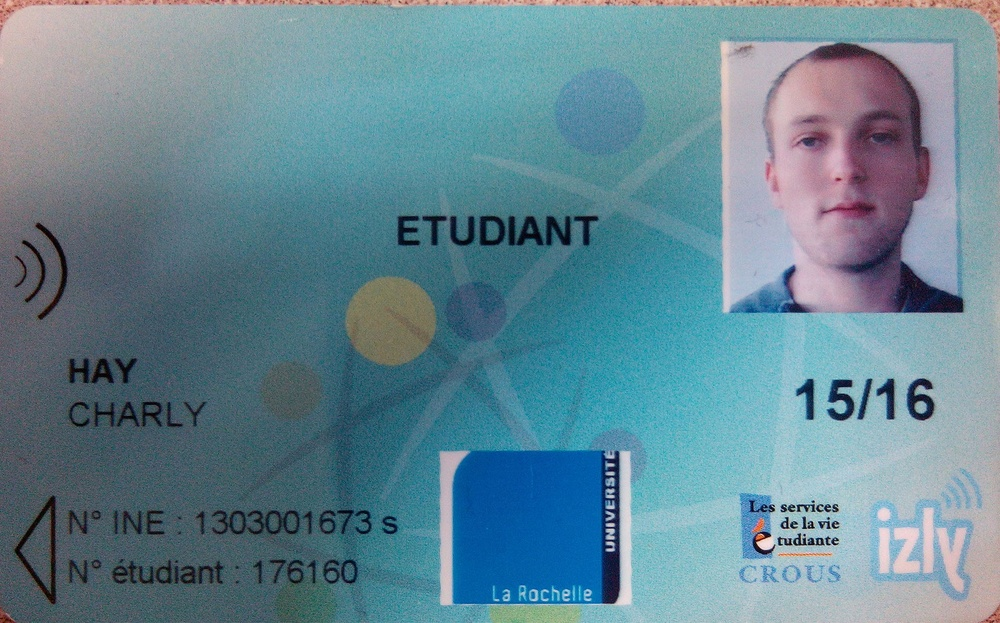
#> input picture Images/Base/CE3.jpg, 1000 x 623 px, shrunk from 1920 x 1197 before the run
$ python Gaussian.py
#> lines starting #> are read from the running program, lines starting #| are printed output that depends on the picture
import cv2
import numpy as np

# Retourne une image binariser - methode utilisee : Otsu
def getNBImage(img):
	img = cv2.cvtColor(img, cv2.COLOR_BGR2GRAY)
	img = img.astype(np.uint8)
	ret, thresh = cv2.threshold(img,0,255,cv2.THRESH_BINARY_INV+cv2.THRESH_OTSU)
	NBimage = np.invert(thresh)
	return NBimage


img = cv2.imread('Images/Base/CE3.jpg')
#> img is the input picture: shape (623, 1000, 3); mean B, G, R 147.1, 134.3, 101.8
kernel = np.ones((5,5), np.uint8)

# img_erosion = cv2.erode(img, kernel, iterations=1)
img_dilation = cv2.dilate(img, kernel, iterations=1)
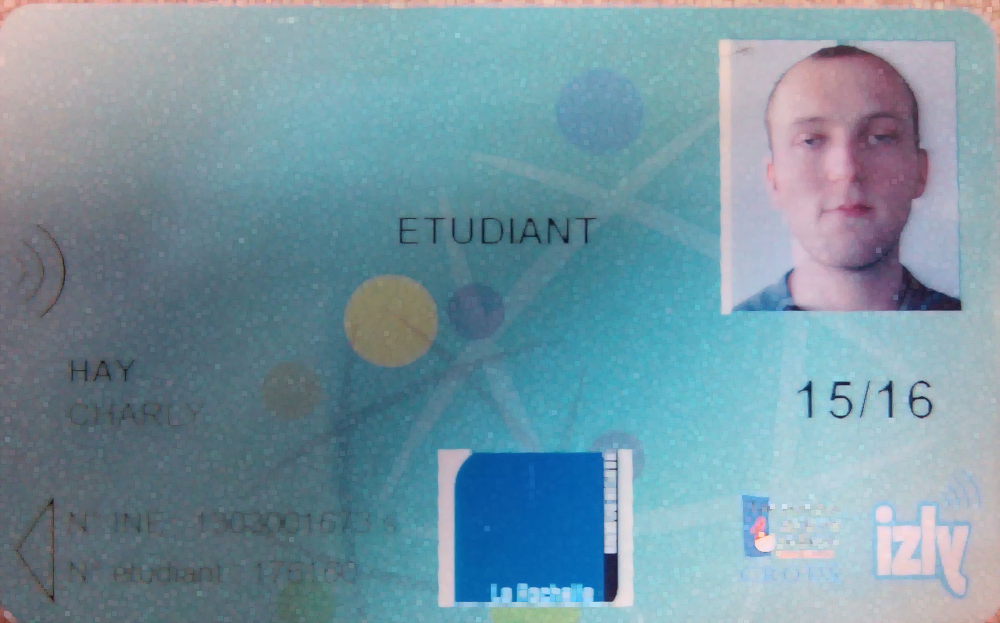
#> img_dilation: shape (623, 1000, 3); mean B, G, R 161.7, 148.9, 118.3
img_erosion = cv2.erode(img_dilation, kernel, iterations=1)
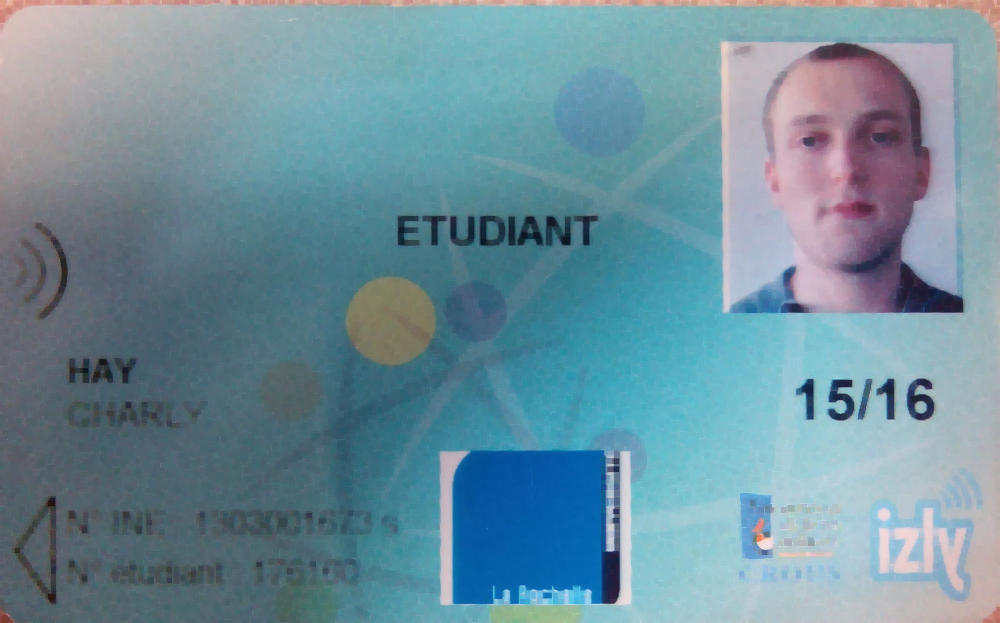
#> img_erosion: shape (623, 1000, 3); mean B, G, R 155.9, 143.1, 110.6


cv2.imshow('Input', img)
cv2.imshow('Erosion', img_erosion)
# cv2.imshow('Dilation', img_dilation)
cv2.waitKey(0)

# [24 lines of commented-out code are left out]

$ run again, with Images/Base/CE2.jpg copied over Images/Base/CE3.jpg
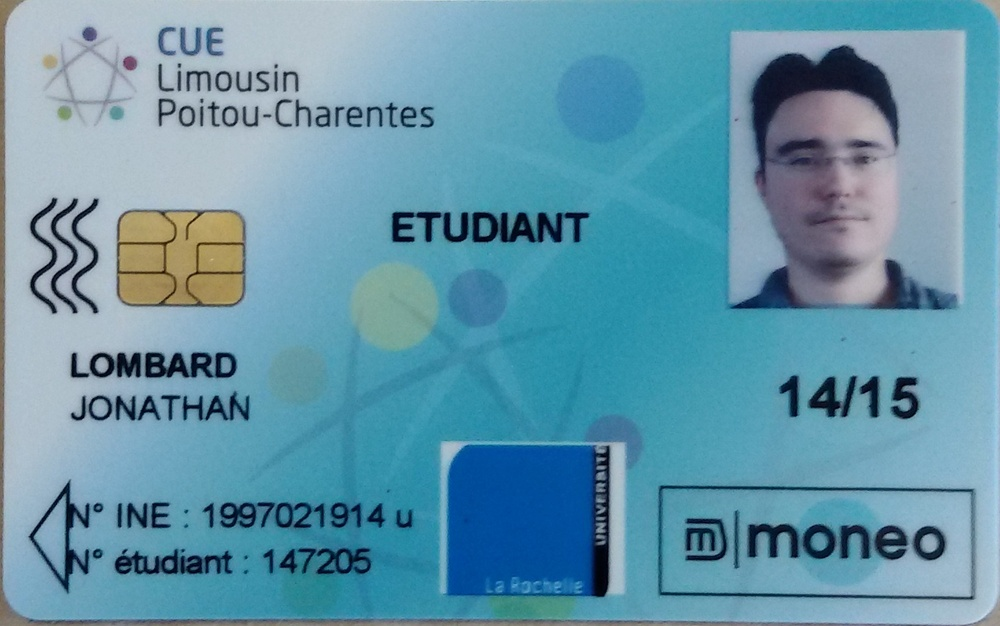
#> input picture Images/Base/CE2.jpg, 1000 x 626 px, shrunk from 1456 x 912 before the run
#> img is the input picture: shape (626, 1000, 3); mean B, G, R 169.4, 149.5, 99.6
#> `img_dilation = cv2.dilate(img, kernel, iterations=1)`:
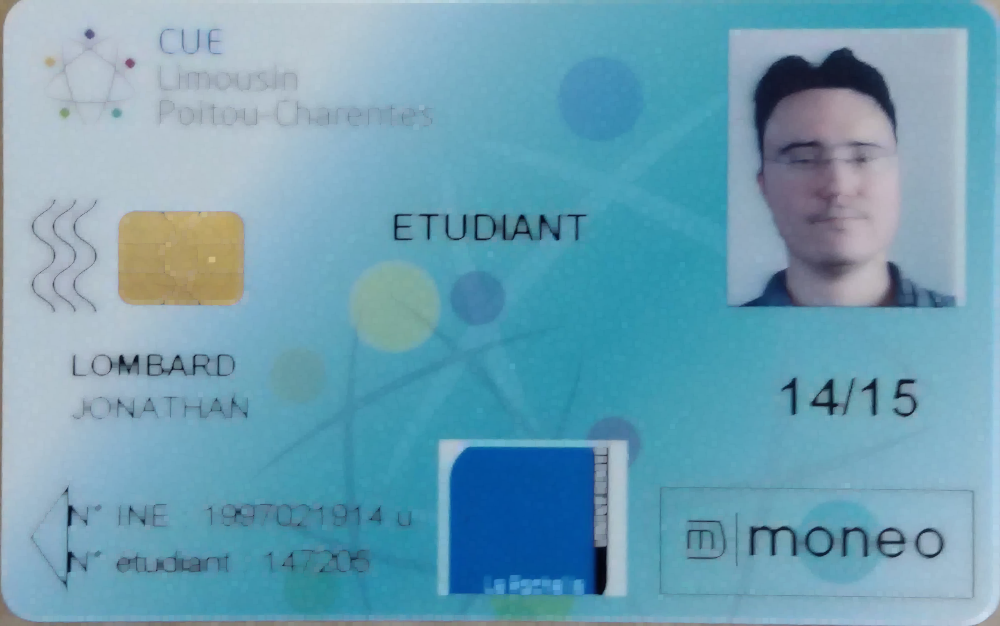
#> img_dilation: shape (626, 1000, 3); mean B, G, R 179.7, 159.9, 109.6
#> `img_erosion = cv2.erode(img_dilation, kernel, iterations=1)`:
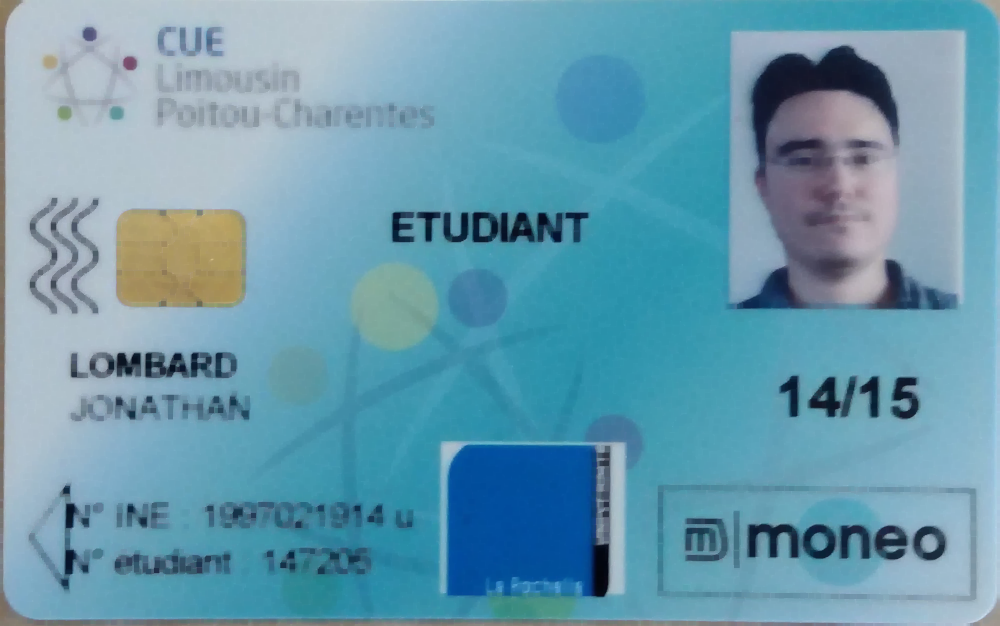
#> img_erosion: shape (626, 1000, 3); mean B, G, R 173.8, 154.1, 103.8

$ run again, with Images/Base/CE1.jpg copied over Images/Base/CE3.jpg
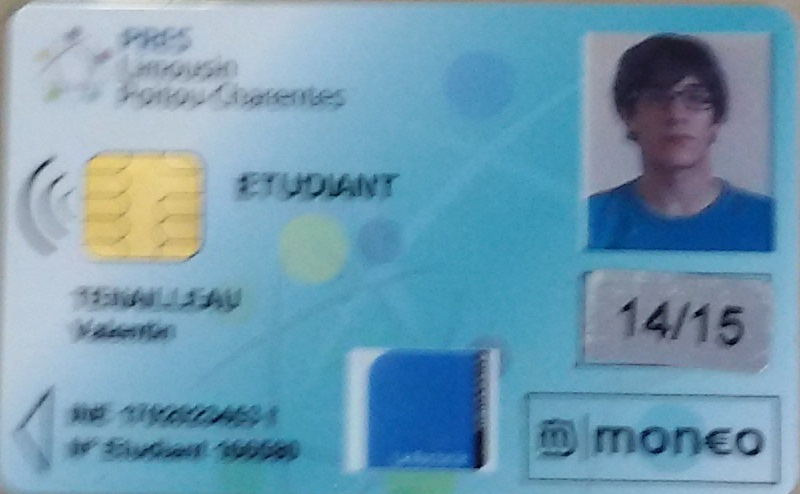
#> input picture Images/Base/CE1.jpg, 800 x 494 px
#> img is the input picture: shape (494, 800, 3); mean B, G, R 177.1, 154.6, 112.1
#> `img_dilation = cv2.dilate(img, kernel, iterations=1)`:
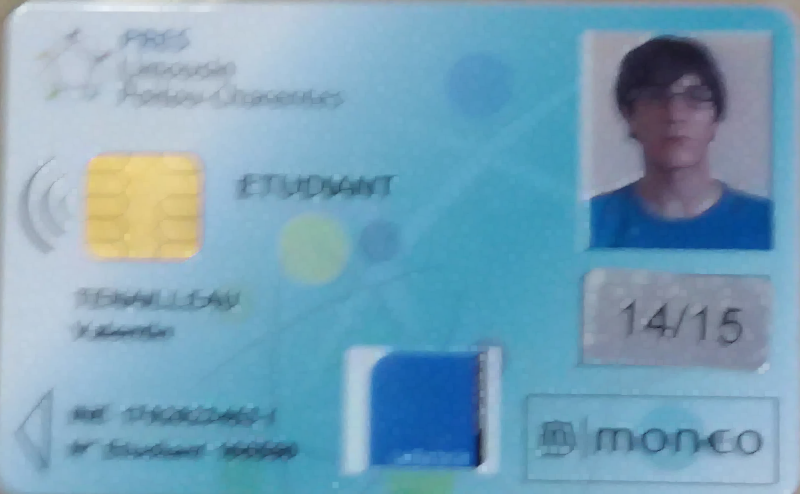
#> img_dilation: shape (494, 800, 3); mean B, G, R 184.1, 161.3, 119.4

$ run again, with Images/Base/CE10.jpg copied over Images/Base/CE3.jpg
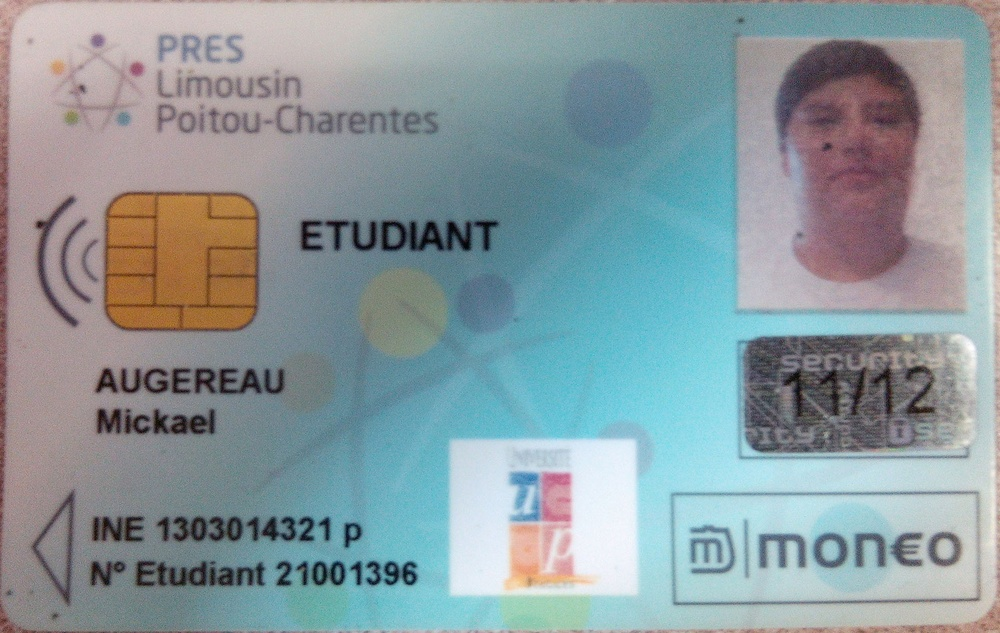
#> input picture Images/Base/CE10.jpg, 1000 x 633 px, shrunk from 1920 x 1215 before the run
#> img is the input picture: shape (633, 1000, 3); mean B, G, R 158.2, 154, 138.8
#> `img_dilation = cv2.dilate(img, kernel, iterations=1)`:
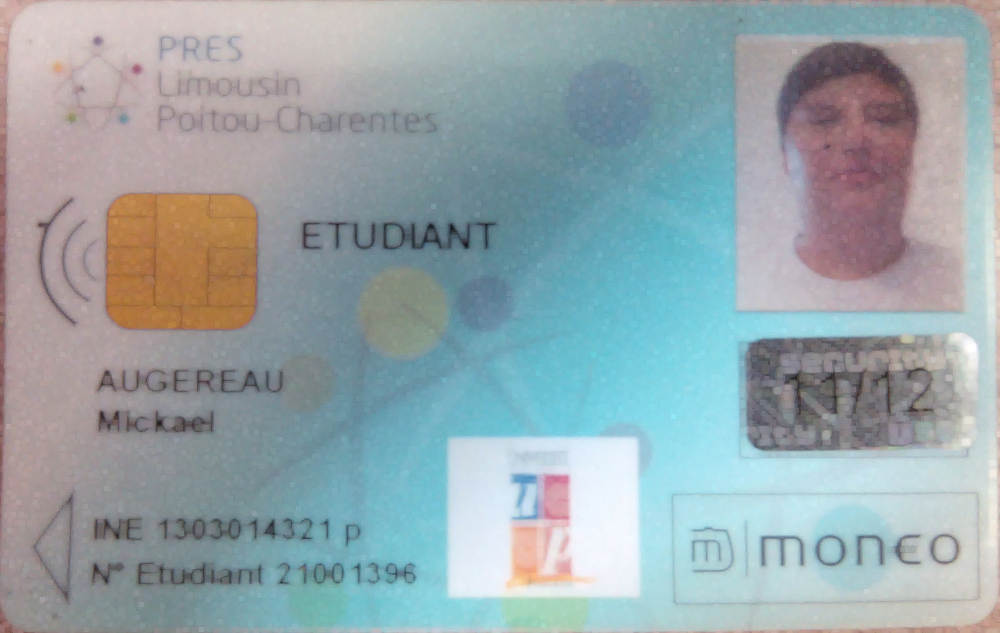
#> img_dilation: shape (633, 1000, 3); mean B, G, R 170.7, 166.6, 151.5
#> `img_erosion = cv2.erode(img_dilation, kernel, iterations=1)`:
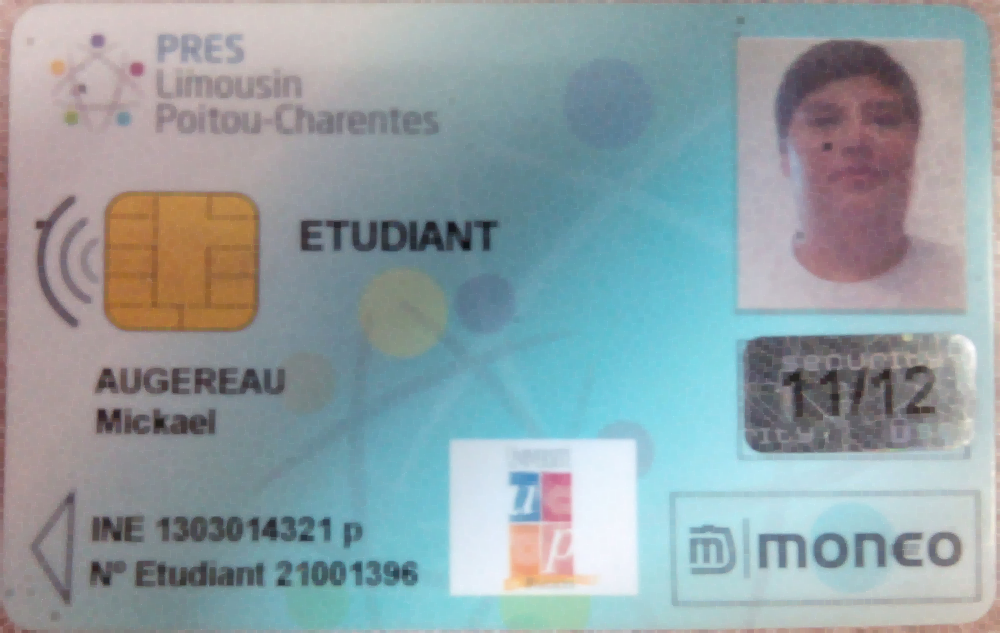
#> img_erosion: shape (633, 1000, 3); mean B, G, R 164.5, 160.4, 145.2
